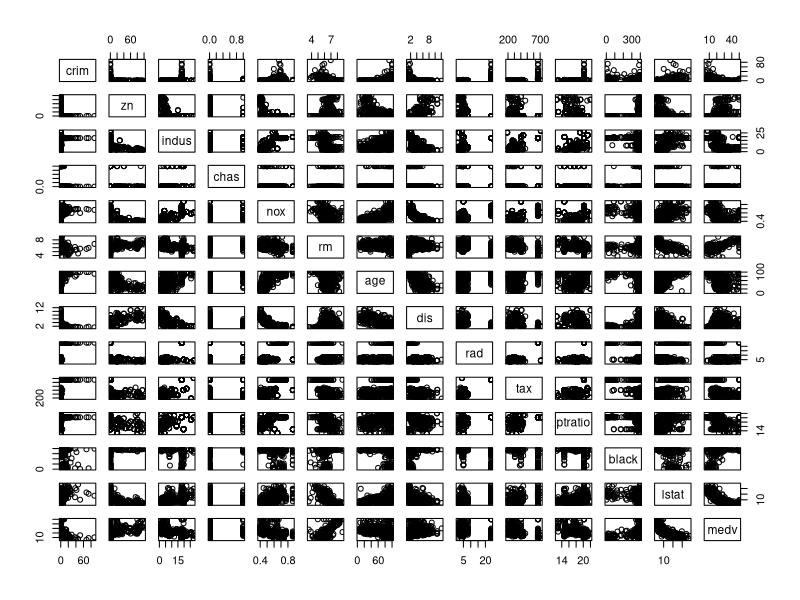
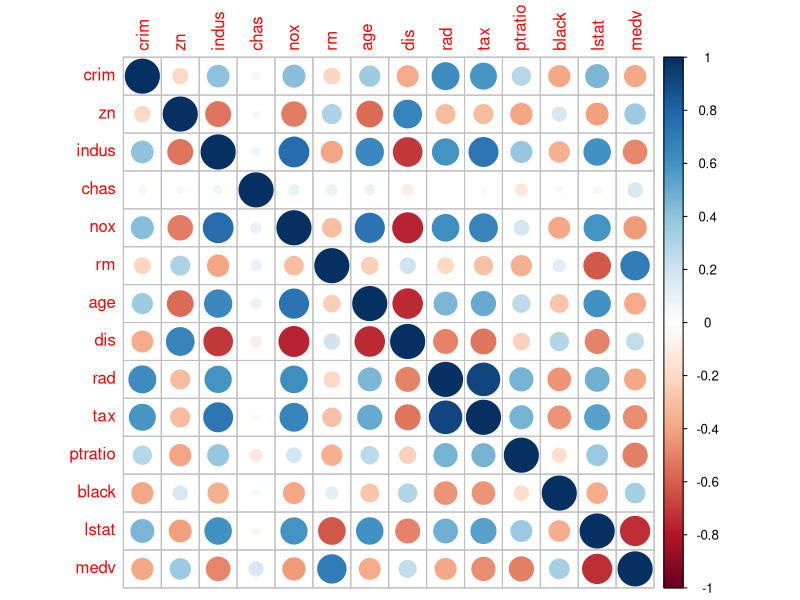
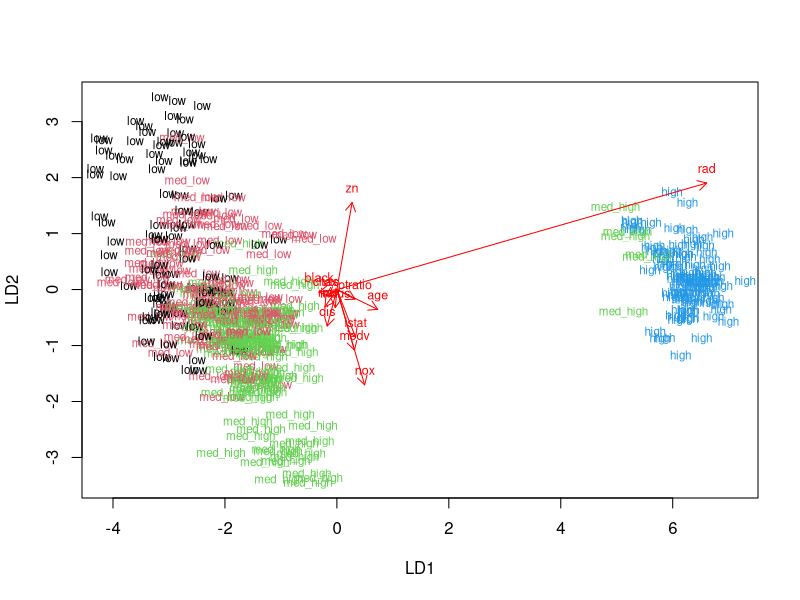

Source code (R) for these figures, in order:
## ---- chunk 1
date()
#library(ggplot2)
#library(GGally)
#library(dplyr)
library(MASS)
library(tidyr)
library(corrplot)
data("Boston")

## ---- chunk 2

str(Boston)

## ---- chunk 3

summary(Boston)

## ---- chunk 4
# Create scatterplot matrix
pairs(Boston)

## ---- chunk 5
# Look at correlations
corbos = cor(Boston)
corrplot(corbos)
## ---- chunk 6

# Standardize the dataset and print out summaries of the scaled data. How did the variables change? Create a categorical variable of the crime rate in the Boston dataset (from the scaled crime rate). Use the quantiles as the break points in the categorical variable. Drop the old crime rate variable from the dataset. Divide the dataset to train and test sets, so that 80% of the data belongs to the train set. (0-2 points)

boston_scaled <- scale(Boston)
summary(boston_scaled)
## ---- chunk 7

boston_scaled<-as.data.frame(boston_scaled)
boston_scaled$crim <- as.numeric(boston_scaled$crim)
# create a quantile vector of crim and print it
bins <- quantile(boston_scaled$crim)
bins

# create a categorical variable 'crime'
crime <- cut(boston_scaled$crim, breaks = bins, include.lowest = TRUE, label=c("low","med_low","med_high","high"))

# look at the table of the new factor crime
table(crime)

# remove original crim from the dataset
boston_scaled <- dplyr::select(boston_scaled, -crim)

# add the new categorical value to scaled data
boston_scaled <- data.frame(boston_scaled, crime)

# number of rows in the Boston dataset 
n <- nrow(boston_scaled)

# choose randomly 80% of the rows
ind <- sample(n,  size = n * 0.8)

# create train set
train <- boston_scaled[ind,]

# create test set 
test <- boston_scaled[-ind,]

## ---- chunk 8
# Fit the linear discriminant analysis on the train set. Use the categorical crime rate as the target variable and all the other variables in the dataset as predictor variables. Draw the LDA (bi)plot. (0-3 points)

# linear discriminant analysis
lda.fit <- lda(crime ~ ., data = train)

# print the lda.fit object
lda.fit

# the function for lda biplot arrows
lda.arrows <- function(x, myscale = 1, arrow_heads = 0.1, color = "red", tex = 0.75, choices = c(1,2)){
  heads <- coef(x)
  arrows(x0 = 0, y0 = 0, 
         x1 = myscale * heads[,choices[1]], 
         y1 = myscale * heads[,choices[2]], col=color, length = arrow_heads)
  text(myscale * heads[,choices], labels = row.names(heads), 
       cex = tex, col=color, pos=3)
}

# target classes as numeric
classes <- as.numeric(train$crime)

# plot the lda results
plot(lda.fit, dimen = 2, col = classes, pch = classes)
lda.arrows(lda.fit, myscale = 2)


## ---- chunk 9
# Save the crime categories from the test set and then remove the categorical crime variable from the test dataset. Then predict the classes with the LDA model on the test data. Cross tabulate the results with the crime categories from the test set. Comment on the results. (0-3 points)

# save the correct classes from test data
correct_classes <- test$crime

# remove the crime variable from test data
test <- dplyr::select(test, -crime)

# predict classes with test data
lda.pred <- predict(lda.fit, newdata = test)

# cross tabulate the results
table(correct = correct_classes, predicted = lda.pred$class)

